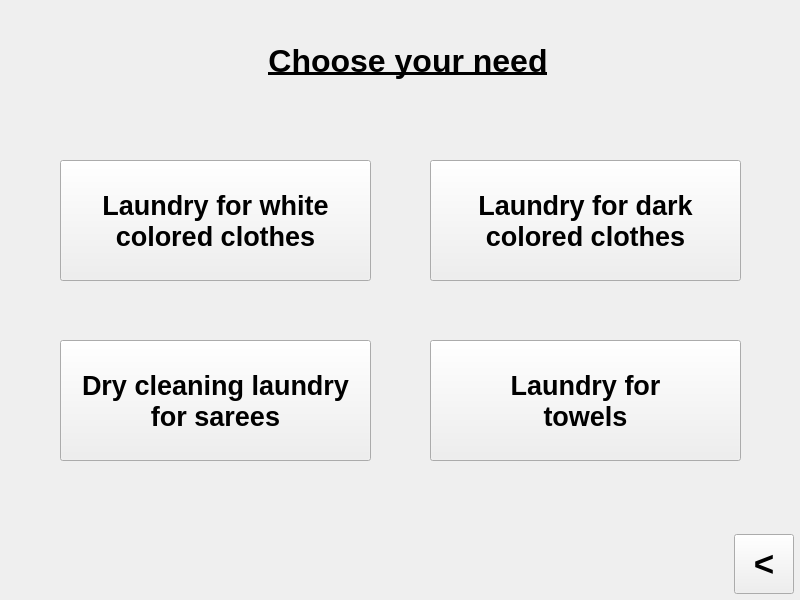
<?xml version="1.0" encoding="UTF-8"?>
<ui version="4.0">
 <class>MainWindow</class>
 <widget class="QMainWindow" name="MainWindow">
  <property name="geometry">
   <rect>
    <x>0</x>
    <y>0</y>
    <width>800</width>
    <height>600</height>
   </rect>
  </property>
  <property name="minimumSize">
   <size>
    <width>800</width>
    <height>600</height>
   </size>
  </property>
  <property name="maximumSize">
   <size>
    <width>800</width>
    <height>600</height>
   </size>
  </property>
  <property name="windowTitle">
   <string>SWEEP</string>
  </property>
  <property name="windowIcon">
   <iconset>
    <normaloff>logo.jpg</normaloff>logo.jpg</iconset>
  </property>
  <widget class="QWidget" name="centralwidget">
   <widget class="QPushButton" name="pushButton_back">
    <property name="geometry">
     <rect>
      <x>734</x>
      <y>534</y>
      <width>60</width>
      <height>60</height>
     </rect>
    </property>
    <property name="minimumSize">
     <size>
      <width>60</width>
      <height>60</height>
     </size>
    </property>
    <property name="maximumSize">
     <size>
      <width>60</width>
      <height>60</height>
     </size>
    </property>
    <property name="font">
     <font>
      <pointsize>26</pointsize>
      <weight>75</weight>
      <bold>true</bold>
     </font>
    </property>
    <property name="text">
     <string>&lt;</string>
    </property>
   </widget>
   <widget class="QLabel" name="label">
    <property name="geometry">
     <rect>
      <x>265</x>
      <y>6</y>
      <width>286</width>
      <height>111</height>
     </rect>
    </property>
    <property name="minimumSize">
     <size>
      <width>0</width>
      <height>111</height>
     </size>
    </property>
    <property name="maximumSize">
     <size>
      <width>16777215</width>
      <height>111</height>
     </size>
    </property>
    <property name="styleSheet">
     <string notr="true">color: black</string>
    </property>
    <property name="text">
     <string>&lt;html&gt;&lt;head/&gt;&lt;body&gt;&lt;p align=&quot;center&quot;&gt;&lt;span style=&quot; font-size:24pt; font-weight:600; text-decoration: underline;&quot;&gt;Choose your need&lt;/span&gt;&lt;/p&gt;&lt;/body&gt;&lt;/html&gt;</string>
    </property>
   </widget>
   <widget class="QPushButton" name="pushButton_sarees">
    <property name="geometry">
     <rect>
      <x>60</x>
      <y>340</y>
      <width>311</width>
      <height>121</height>
     </rect>
    </property>
    <property name="font">
     <font>
      <pointsize>20</pointsize>
      <weight>75</weight>
      <bold>true</bold>
     </font>
    </property>
    <property name="text">
     <string>Dry cleaning laundry 
for sarees</string>
    </property>
   </widget>
   <widget class="QPushButton" name="pushButton_darkcloth">
    <property name="geometry">
     <rect>
      <x>430</x>
      <y>160</y>
      <width>311</width>
      <height>121</height>
     </rect>
    </property>
    <property name="font">
     <font>
      <pointsize>20</pointsize>
      <weight>75</weight>
      <bold>true</bold>
     </font>
    </property>
    <property name="text">
     <string>Laundry for dark 
colored clothes</string>
    </property>
   </widget>
   <widget class="QPushButton" name="pushButton_towel">
    <property name="geometry">
     <rect>
      <x>430</x>
      <y>340</y>
      <width>311</width>
      <height>121</height>
     </rect>
    </property>
    <property name="font">
     <font>
      <pointsize>20</pointsize>
      <weight>75</weight>
      <bold>true</bold>
     </font>
    </property>
    <property name="text">
     <string>Laundry for 
towels</string>
    </property>
   </widget>
   <widget class="QPushButton" name="pushButton_whitecloth">
    <property name="geometry">
     <rect>
      <x>60</x>
      <y>160</y>
      <width>311</width>
      <height>121</height>
     </rect>
    </property>
    <property name="font">
     <font>
      <pointsize>20</pointsize>
      <weight>75</weight>
      <bold>true</bold>
     </font>
    </property>
    <property name="text">
     <string>Laundry for white 
colored clothes</string>
    </property>
   </widget>
   <widget class="QLabel" name="label_2">
    <property name="geometry">
     <rect>
      <x>0</x>
      <y>0</y>
      <width>800</width>
      <height>600</height>
     </rect>
    </property>
    <property name="text">
     <string/>
    </property>
    <property name="pixmap">
     <pixmap>IMG_0536.jpeg</pixmap>
    </property>
    <property name="scaledContents">
     <bool>true</bool>
    </property>
   </widget>
   <zorder>label_2</zorder>
   <zorder>pushButton_back</zorder>
   <zorder>label</zorder>
   <zorder>pushButton_sarees</zorder>
   <zorder>pushButton_darkcloth</zorder>
   <zorder>pushButton_towel</zorder>
   <zorder>pushButton_whitecloth</zorder>
  </widget>
 </widget>
 <tabstops>
  <tabstop>pushButton_back</tabstop>
 </tabstops>
 <resources/>
 <connections/>
</ui>
